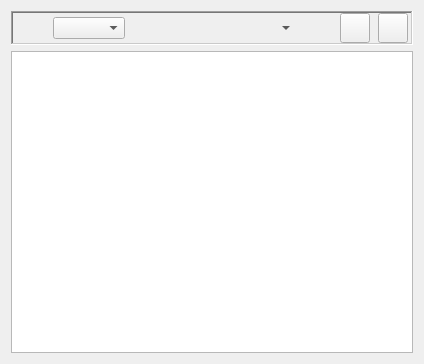
           <widget class="QWidget" name="widget" native="true">
            <layout class="QGridLayout" name="gridLayout_7">
             <item row="0" column="0">
              <widget class="QFrame" name="frame">
               <property name="sizePolicy">
                <sizepolicy hsizetype="Preferred" vsizetype="Maximum">
                 <horstretch>0</horstretch>
                 <verstretch>0</verstretch>
                </sizepolicy>
               </property>
               <property name="maximumSize">
                <size>
                 <width>16777215</width>
                 <height>38</height>
                </size>
               </property>
               <property name="frameShape">
                <enum>QFrame::WinPanel</enum>
               </property>
               <property name="frameShadow">
                <enum>QFrame::Sunken</enum>
               </property>
               <layout class="QGridLayout" name="gridLayout_8">
                <property name="leftMargin">
                 <number>0</number>
                </property>
                <property name="topMargin">
                 <number>0</number>
                </property>
                <property name="rightMargin">
                 <number>0</number>
                </property>
                <property name="bottomMargin">
                 <number>0</number>
                </property>
                <item row="0" column="0">
                 <widget class="QToolButton" name="toolButton_font_2">
                  <property name="minimumSize">
                   <size>
                    <width>30</width>
                    <height>30</height>
                   </size>
                  </property>
                  <property name="text">
                   <string/>
                  </property>
                  <property name="autoRaise">
                   <bool>true</bool>
                  </property>
                 </widget>
                </item>
                <item row="0" column="1">
                 <widget class="MyComboBox" name="fontSizeCombo_2">
                  <property name="sizePolicy">
                   <sizepolicy hsizetype="Fixed" vsizetype="Fixed">
                    <horstretch>0</horstretch>
                    <verstretch>0</verstretch>
                   </sizepolicy>
                  </property>
                  <property name="duplicatesEnabled">
                   <bool>true</bool>
                  </property>
                  <property name="frame">
                   <bool>true</bool>
                  </property>
                 </widget>
                </item>
                <item row="0" column="2">
                 <widget class="QToolButton" name="toolButton_Bold_2">
                  <property name="minimumSize">
                   <size>
                    <width>30</width>
                    <height>30</height>
                   </size>
                  </property>
                  <property name="toolTip">
                   <string/>
                  </property>
                  <property name="text">
                   <string/>
                  </property>
                  <property name="checkable">
                   <bool>true</bool>
                  </property>
                  <property name="toolButtonStyle">
                   <enum>Qt::ToolButtonIconOnly</enum>
                  </property>
                  <property name="autoRaise">
                   <bool>true</bool>
                  </property>
                  <property name="arrowType">
                   <enum>Qt::NoArrow</enum>
                  </property>
                 </widget>
                </item>
                <item row="0" column="3">
                 <widget class="QToolButton" name="toolButton_Italic_2">
                  <property name="minimumSize">
                   <size>
                    <width>30</width>
                    <height>30</height>
                   </size>
                  </property>
                  <property name="text">
                   <string/>
                  </property>
                  <property name="checkable">
                   <bool>true</bool>
                  </property>
                  <property name="autoRaise">
                   <bool>true</bool>
                  </property>
                 </widget>
                </item>
                <item row="0" column="4">
                 <widget class="QToolButton" name="toolButton_Underline_2">
                  <property name="minimumSize">
                   <size>
                    <width>30</width>
                    <height>30</height>
                   </size>
                  </property>
                  <property name="text">
                   <string/>
                  </property>
                  <property name="checkable">
                   <bool>true</bool>
                  </property>
                  <property name="autoRaise">
                   <bool>true</bool>
                  </property>
                 </widget>
                </item>
                <item row="0" column="5">
                 <widget class="QToolButton" name="toolButton_color_2">
                  <property name="minimumSize">
                   <size>
                    <width>45</width>
                    <height>30</height>
                   </size>
                  </property>
                  <property name="autoFillBackground">
                   <bool>true</bool>
                  </property>
                  <property name="styleSheet">
                   <string notr="true">/*border-radius: 6px;
background-color: #c0c0c0;
border-radius: 6px;*/

</string>
                  </property>
                  <property name="text">
                   <string/>
                  </property>
                  <property name="popupMode">
                   <enum>QToolButton::MenuButtonPopup</enum>
                  </property>
                  <property name="autoRaise">
                   <bool>true</bool>
                  </property>
                 </widget>
                </item>
                <item row="0" column="7">
                 <widget class="QToolButton" name="toolButton_plus_2">
                  <property name="minimumSize">
                   <size>
                    <width>30</width>
                    <height>30</height>
                   </size>
                  </property>
                  <property name="text">
                   <string/>
                  </property>
                  <property name="autoRepeat">
                   <bool>true</bool>
                  </property>
                  <property name="autoRepeatInterval">
                   <number>12</number>
                  </property>
                 </widget>
                </item>
                <item row="0" column="8">
                 <widget class="QToolButton" name="toolButton_minus_2">
                  <property name="minimumSize">
                   <size>
                    <width>30</width>
                    <height>30</height>
                   </size>
                  </property>
                  <property name="text">
                   <string/>
                  </property>
                  <property name="autoRepeat">
                   <bool>true</bool>
                  </property>
                  <property name="autoRepeatInterval">
                   <number>12</number>
                  </property>
                 </widget>
                </item>
                <item row="0" column="6">
                 <spacer name="horizontalSpacer_76">
                  <property name="orientation">
                   <enum>Qt::Horizontal</enum>
                  </property>
                  <property name="sizeType">
                   <enum>QSizePolicy::Minimum</enum>
                  </property>
                  <property name="sizeHint" stdset="0">
                   <size>
                    <width>40</width>
                    <height>20</height>
                   </size>
                  </property>
                 </spacer>
                </item>
               </layout>
              </widget>
             </item>
             <item row="1" column="0">
              <layout class="QHBoxLayout" name="horizontalLayout_9">
               <item>
                <widget class="QGraphicsView" name="graphicsView">
                 <property name="sizePolicy">
                  <sizepolicy hsizetype="Fixed" vsizetype="Fixed">
                   <horstretch>0</horstretch>
                   <verstretch>0</verstretch>
                  </sizepolicy>
                 </property>
                 <property name="minimumSize">
                  <size>
                   <width>402</width>
                   <height>302</height>
                  </size>
                 </property>
                 <property name="mouseTracking">
                  <bool>true</bool>
                 </property>
                 <property name="contextMenuPolicy">
                  <enum>Qt::CustomContextMenu</enum>
                 </property>
                 <property name="autoFillBackground">
                  <bool>true</bool>
                 </property>
                 <property name="styleSheet">
                  <string notr="true"/>
                 </property>
                 <property name="verticalScrollBarPolicy">
                  <enum>Qt::ScrollBarAlwaysOff</enum>
                 </property>
                 <property name="horizontalScrollBarPolicy">
                  <enum>Qt::ScrollBarAlwaysOff</enum>
                 </property>
                 <property name="sizeAdjustPolicy">
                  <enum>QAbstractScrollArea::AdjustIgnored</enum>
                 </property>
                </widget>
               </item>
              </layout>
             </item>
            </layout>
           </widget>
